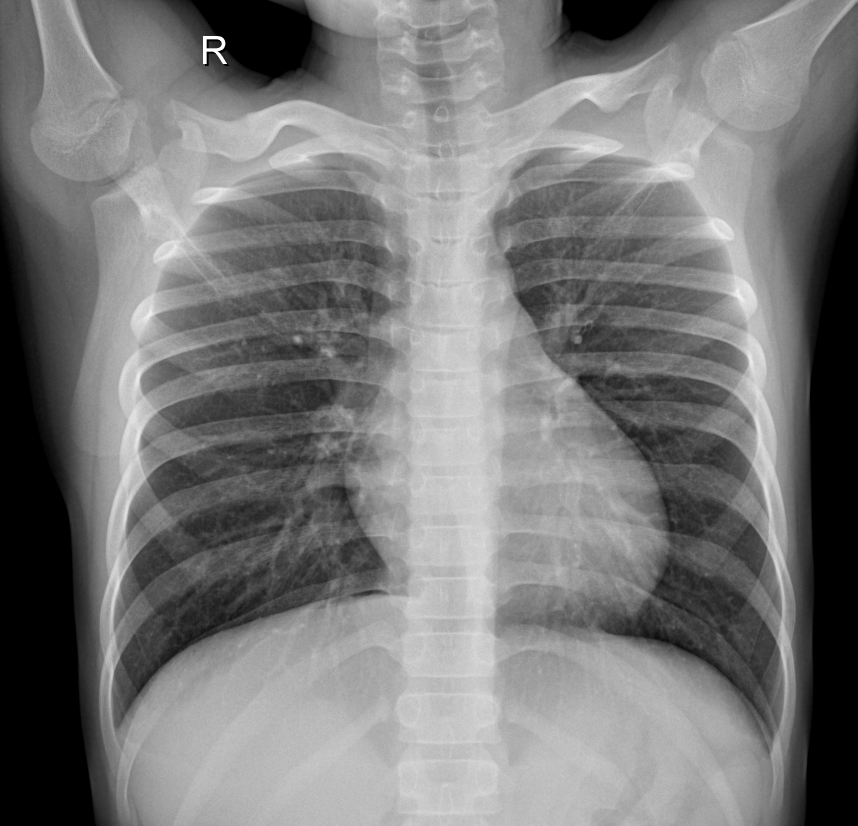
#> input picture train/NORMAL/NORMAL-1003233-0001.jpeg, 2572 x 2476 px (shown at 1/3 size); its folder holds only this picture in this run
$ jupyter execute --allow-errors readin.ipynb
#> lines starting #> are read from the running program, lines starting #| are printed output that depends on the picture
[cell 1]
import os
import pandas as pd
import numpy as np
from PIL import Image
from tqdm import tqdm
import matplotlib.pyplot as plt
import seaborn as sns

[cell 2]
# Set image size
S = (100, 100)

# Initialize dataframe
data = []

# Loop through "NORMAL" and "PNEUMONIA" directories
for directory in ["NORMAL", "PNEUMONIA"]:
    for filename in tqdm(os.listdir(f"train/{directory}")):
        if filename.endswith(".jpeg"):
            # Open image and resize to S
            img = Image.open(f"train/{directory}/{filename}")
#> img is the input picture: PIL image 2572x2476 L; min 0, max 255, mean 120.9
            img = img.resize(S)
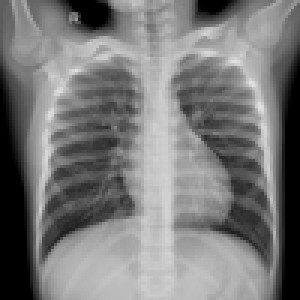
#> img: PIL image 100x100 L (shown 3 times larger); min 0, max 227, mean 121

            # Convert image to monochrome and flatten pixels
            img = img.convert("L")
            pixels = np.array(img).flatten()
#> pixels = 10000 values, max 227 at index 3586, min 0 at index 23, mean 121
            pixels += 128
#> pixels = 10000 values, max 255 at index 61, min 0 at index 284, mean 113.9

            # Add label and pixels to dataframe
            data.append([directory] + list(pixels))
#> pass 2 of the loop `for directory in ["NORMAL", "PNEUMONIA"]:`:
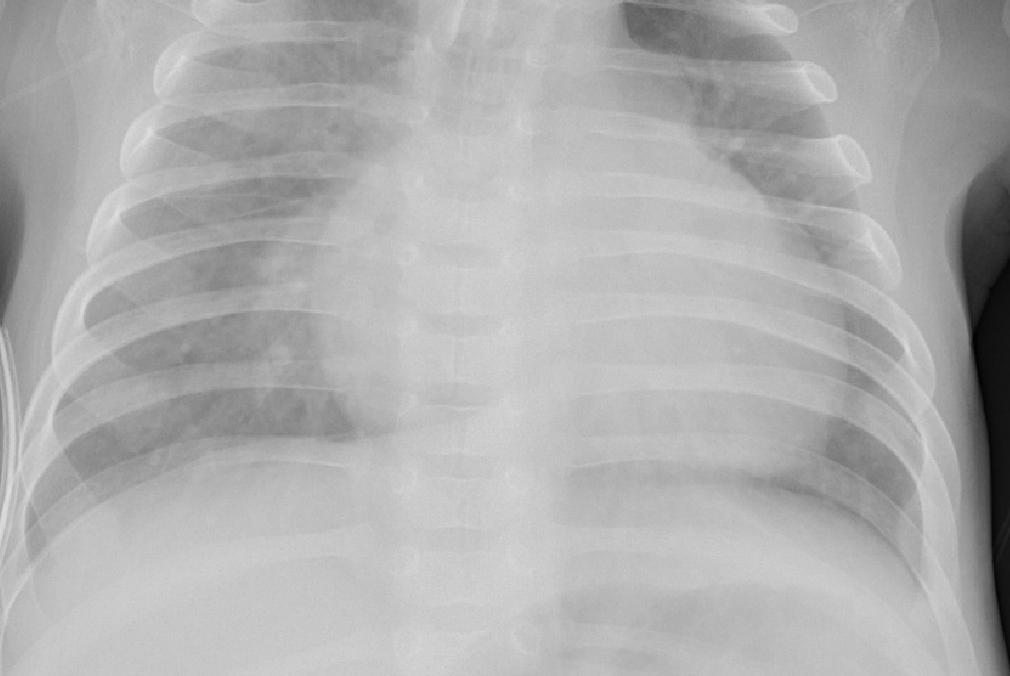
#> input picture train/PNEUMONIA/BACTERIA-103798-0002.jpeg, 1010 x 676 px
#> img is the input picture: PIL image 1010x676 RGB; min 0, max 224, mean 174.4
#> `img = img.resize(S)`:
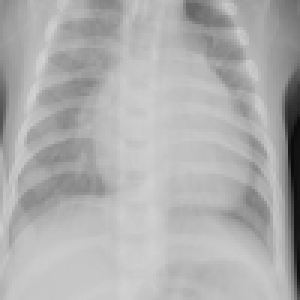
#> img: PIL image 100x100 RGB (shown 3 times larger); min 10, max 211, mean 174.4
#> `pixels = np.array(img).flatten()`: pixels = 10000 values, max 211 at index 1914, min 10 at index 5497, mean 174.4
#> `pixels += 128`: pixels = 10000 values, max 255 at index 193, min 0 at index 93, mean 59.02

[cell 3]
# Create dataframe
df = pd.DataFrame(data, columns=["label"] + [f"pixel{i}" for i in range(S[0] * S[1])])
#> df = table of 2 rows and 10001 columns

[cell 4]
# check the shape of the dataframe
print("Dataframe shape:", df.shape)
#| Dataframe shape: (2, 10001)

[cell 5]
# check the first 5 rows of the dataframe
print(df.head())
#> (printed output is left out)

[cell 6]
# check the distribution of labels
print(df['label'].value_counts())
#| label
#| NORMAL       1
#| PNEUMONIA    1
#| Name: count, dtype: int64

[cell 7]
# plot the distribution of labels
sns.countplot(x='label', data=df)
plt.show()
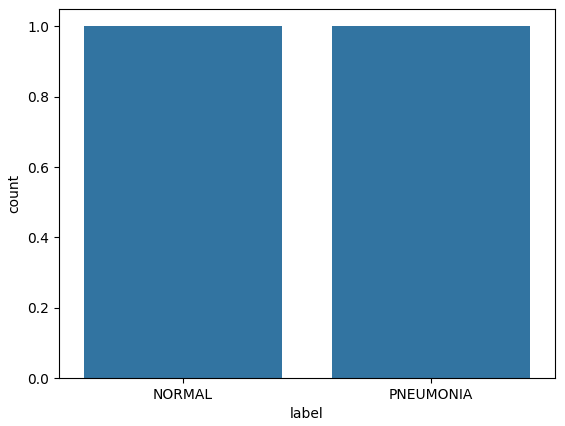
#> figure drawn by matplotlib, 1 panel

[cell 8]
# Flatten pixels into a single array
pixels = df.iloc[:, 1:].values.flatten()
#> pixels = 20000 values, max 255 at index 61, min 0 at index 284, mean 86.46

# Plot histogram
plt.hist(pixels, bins=256, range=(-128,128), color='gray')
plt.xlabel('Pixel Value')
plt.ylabel('Frequency')
plt.title('Histogram of Pixel Values')
plt.show()
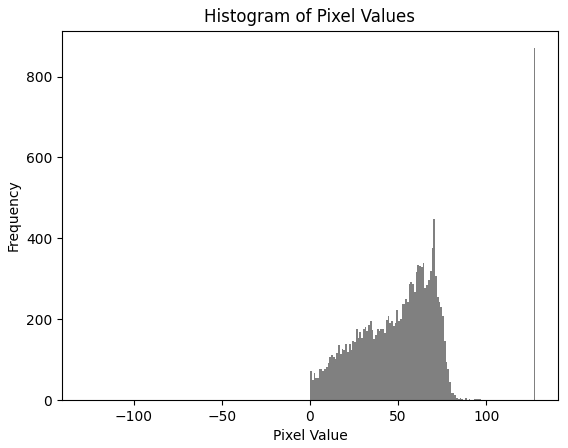
#> figure drawn by matplotlib, 1 panel; tallest bar 870 high, from x = 127 to 128

[cell 9]
# Plot random 10 images
normal_data = df[df['label'] == 'NORMAL']
#> normal_data = table of 1 rows and 10001 columns
#> (the rest of this cell did not finish here and is left out)
